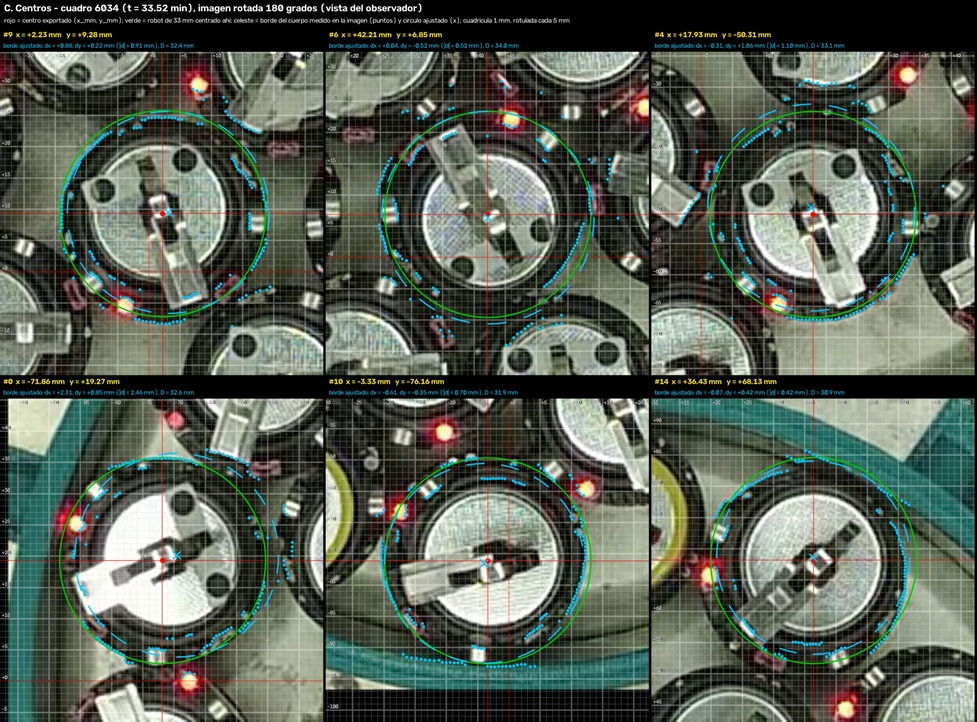
#> input picture informes/ensayos/figuras/verificacion_centros.jpg, 977 x 722 px, shrunk from 2000 x 1477 before the run
$ python -i arena.py   (imports and definitions only)
#> lines starting #> are read from the running program, lines starting #| are printed output that depends on the picture; after the words box and inside, x2 and y2 are one past the last pixel; in counts of white or black regions, pixels touching at a corner belong together
"""Circular enclosure ("recinto"): automatic detection, manual fit and the centred reference frame.

Geometry is stored in full-frame video pixels (same coordinates as TrackingResult.x / .y).

Automatic detection (works on the analysed crop):
  1. Temporal median of a few frames spread over the trimmed range: moving robots vanish, the
     static wall stays.
  2. Ring mask: the wall is the dominant saturated hue of the image (teal on this setup). Pixels
     with S >= max(60, Otsu(S)) and hue within +/-HUE_TOL of the dominant hue are kept; red LEDs
     and yellow coin cells have other hues and fall out.
  3. Rays from a provisional centre (720 rays). On each ray the first run of ring pixels gives the
     inner edge and, if the run does not touch the image border or a mounting arm, the outer edge.
     Edges are refined to sub-pixel accuracy on the saturation profile (half-way crossing).
  4. Robust circle fit (algebraic Kasa fit + MAD rejection); centre updated and steps 3-4 repeated.
  If no saturated ring is found, a Hough circle on the gray median is used (flagged unreliable).

Time-resolved geometry (ArenaTrack): in the project's videos the enclosure slides on the plate
(~2-3 mm over the first 30 min) and the camera changes its magnification in steps (~0.5 %, refocus).
The circle is therefore measured every `step` frames, smoothed with a running median (keeps steps,
removes single bad fits) and interpolated to every frame: each robot position is expressed relative
to the centre and with the scale OF ITS OWN FRAME.

What the circles mean: the camera sees the top of the wall. The inner edge of the ring (top
rim) is the reference for the inner diameter D_in; the outer edge, for D_out. The ratio
r_out / r_in measured in pixels must match D_out / D_in: it is reported as a check.
Scale from the enclosure: s = (D_in / 2) / r_in [mm/px]. Perspective (the rim is closer to the
camera than the floor) biases it by ~ h_wall / H_camera (documented in the report).

Reference frame used for every export (scene as the observer sees it, core.orientation):
  origin = enclosure centre, x to the right, y upwards = away from the observer (counter-clockwise
  angles positive).
"""
from __future__ import annotations

import json
import math
from dataclasses import asdict, dataclass, replace
from typing import Callable, Optional, Sequence

import cv2
import numpy as np

from core import orientation as ori
from core.models import Roi, TrimRange
from core.video_io import VideoReader

D_IN_MM = 185.0           # inner diameter of the enclosure wall (user data)
D_OUT_MM = 195.0          # outer diameter
N_RAYS = 720
HUE_TOL = 12              # OpenCV hue units (0-179)
MIN_SAT = 60
RAY_STEP = 0.5            # px
MAX_RMS_RELIABLE = 3.0    # px
MIN_COVERAGE_RELIABLE = 0.5
MAX_RATIO_ERR = 0.03      # |r_out/r_in - D_out/D_in| tolerated


@dataclass(frozen=True)
class Arena:
    """Enclosure circle in full-frame video pixels."""

    cx: float
    cy: float
    r_in: float                       # px, inner edge of the wall (top rim)
    r_out: float = float("nan")       # px, outer edge (nan -> not measured)
    d_in_mm: float = D_IN_MM
    d_out_mm: float = D_OUT_MM
    method: str = "auto"              # auto | manual | manual (puntos) | hough
    rms_px: float = float("nan")      # residual of the inner-edge fit
    coverage: float = float("nan")    # fraction of rays where the inner edge was found
    n_frames: int = 0                 # frames used by the temporal median

    # ---- derived
    @property
    def mm_per_px(self) -> float:
        return self.d_in_mm / (2.0 * self.r_in) if self.r_in > 0 else float("nan")

    @property
    def r_in_mm(self) -> float:
        return self.d_in_mm / 2.0

    @property
    def ratio_expected(self) -> float:
        return self.d_out_mm / self.d_in_mm if self.d_in_mm > 0 else float("nan")

    @property
    def ratio_measured(self) -> float:
        return self.r_out / self.r_in if (self.r_in > 0 and np.isfinite(self.r_out)) else float("nan")

    # [14 lines left out: functions r_out_px, reliable, not called in this run]

    def with_diameters(self, d_in_mm: float, d_out_mm: float) -> "Arena":
        return replace(self, d_in_mm=float(d_in_mm), d_out_mm=float(d_out_mm))

    def to_dict(self) -> dict:
        d = asdict(self)
        return {k: (None if isinstance(v, float) and not math.isfinite(v) else v) for k, v in d.items()}

    # [23 lines left out: functions from_dict, to_centered, describe, not called in this run]


# --------------------------------------------------------------------------- circle fitting
def fit_circle(x: np.ndarray, y: np.ndarray) -> tuple[float, float, float]:
    """Algebraic (Kasa) least-squares circle. Needs >= 3 non-collinear points."""
    x, y = np.asarray(x, float), np.asarray(y, float)
    if len(x) < 3:
        raise ValueError("Se necesitan al menos 3 puntos para ajustar un círculo.")
    A = np.column_stack([2 * x, 2 * y, np.ones_like(x)])
    b = x * x + y * y
    (a0, b0, c0), *_ = np.linalg.lstsq(A, b, rcond=None)
    r2 = c0 + a0 * a0 + b0 * b0
    if not np.isfinite(r2) or r2 <= 0:
        raise ValueError("Los puntos no definen un círculo (¿están alineados?).")
    return float(a0), float(b0), float(np.sqrt(r2))


def robust_fit(x: np.ndarray, y: np.ndarray, iters: int = 8, k: float = 2.5
               ) -> tuple[float, float, float, float, np.ndarray]:
    """Kasa fit with MAD outlier rejection. Returns (cx, cy, r, rms of inliers, inlier mask)."""
    x, y = np.asarray(x, float), np.asarray(y, float)
    m = np.ones(len(x), bool)
    cx = cy = r = float("nan")
    for _ in range(iters):
        if m.sum() < 3:
            break
        cx, cy, r = fit_circle(x[m], y[m])
        res = np.hypot(x - cx, y - cy) - r
        med = np.median(res[m])
        mad = 1.4826 * np.median(np.abs(res[m] - med))
        m_new = np.abs(res - med) <= max(k * mad, 0.75)
        if np.array_equal(m_new, m):
            break
        m = m_new
    res = np.hypot(x[m] - cx, y[m] - cy) - r
    return cx, cy, r, float(np.sqrt(np.mean(res ** 2))) if m.any() else float("nan"), m


# [7 lines left out: function fit_points, not called in this run]


# --------------------------------------------------------------------------- detection
def median_background(frames: Sequence[np.ndarray]) -> np.ndarray:
    if not frames:
        raise ValueError("No hay cuadros para detectar el recinto.")
    stack = np.stack([f if f.ndim == 3 else cv2.cvtColor(f, cv2.COLOR_GRAY2BGR) for f in frames])
    return np.median(stack, axis=0).astype(np.uint8)


def ring_mask(bgr: np.ndarray) -> tuple[Optional[np.ndarray], np.ndarray, Optional[int]]:
    """(mask of the coloured wall or None, saturation channel, dominant hue)."""
    hsv = cv2.cvtColor(bgr, cv2.COLOR_BGR2HSV)
    h, s, v = cv2.split(hsv)
    otsu, _ = cv2.threshold(s, 0, 255, cv2.THRESH_BINARY + cv2.THRESH_OTSU)
    sat = (s >= max(MIN_SAT, float(otsu))) & (v >= 30)
    if sat.mean() < 0.005:
        return None, s, None
    hist = np.bincount(h[sat].ravel(), minlength=180).astype(float)
    hist = np.convolve(np.r_[hist[-HUE_TOL:], hist, hist[:HUE_TOL]], np.ones(2 * HUE_TOL + 1), "valid")
    hue = int(np.argmax(hist))
    dh = np.abs(h.astype(int) - hue)
    dh = np.minimum(dh, 180 - dh)
    mask = sat & (dh <= HUE_TOL)
    mask = cv2.morphologyEx(mask.astype(np.uint8), cv2.MORPH_OPEN, np.ones((3, 3), np.uint8)) > 0
    if mask.mean() < 0.003:
        return None, s, hue
    return mask, s, hue


def _subpixel(prof: np.ndarray, i: int, rising: bool) -> float:
    """Half-way crossing of `prof` around index i (edge between i-1/i if rising, i/i+1 otherwise)."""
    a, b = (i - 1, i) if rising else (i, i + 1)
    if a < 0 or b >= len(prof):
        return float(i)
    lo = float(np.min(prof[max(0, a - 6):a + 1])) if rising else float(np.min(prof[b:b + 7]))
    hi = float(np.max(prof[b:b + 7])) if rising else float(np.max(prof[max(0, a - 6):a + 1]))
    mid = 0.5 * (lo + hi)
    pa, pb = float(prof[a]), float(prof[b])
    if pb == pa:
        return float(i)
    t = float(np.clip((mid - pa) / (pb - pa), 0.0, 1.0))
    return a + t


def _cast(mask: np.ndarray, sat: np.ndarray, cx: float, cy: float, r0: float
          ) -> tuple[np.ndarray, np.ndarray, np.ndarray]:
    """Per-ray inner / outer edge radii (nan where not found)."""
    H, W = mask.shape
    ang = np.linspace(0, 2 * np.pi, N_RAYS, endpoint=False)
    rr = np.arange(0.35 * r0, 1.6 * r0, RAY_STEP)
    px = cx + np.outer(np.cos(ang), rr)
    py = cy + np.outer(np.sin(ang), rr)
    inside = (px >= 0) & (px <= W - 1) & (py >= 0) & (py <= H - 1)
    xi = np.clip(np.round(px).astype(int), 0, W - 1)
    yi = np.clip(np.round(py).astype(int), 0, H - 1)
    m = mask[yi, xi] & inside
    sp = cv2.remap(sat.astype(np.float32), px.astype(np.float32), py.astype(np.float32),
                   cv2.INTER_LINEAR, borderMode=cv2.BORDER_REPLICATE)
    r_in = np.full(N_RAYS, np.nan)
    r_out = np.full(N_RAYS, np.nan)
    max_run = 0.15 * r0 / RAY_STEP           # longer runs = mounting arm or clutter
    for k in range(N_RAYS):
        idx = np.flatnonzero(m[k])
        if len(idx) == 0:
            continue
        i0 = idx[0]
        j = i0
        while j + 1 < len(rr) and m[k, j + 1]:
            j += 1
        if (j - i0) > 4 * max_run:
            continue                          # not a wall crossing
        r_in[k] = rr[0] + _subpixel(sp[k], i0, rising=True) * RAY_STEP
        if j + 1 < len(rr) and inside[k, j + 1] and (j - i0) <= max_run:
            r_out[k] = rr[0] + _subpixel(sp[k], j, rising=False) * RAY_STEP
    return ang, r_in, r_out


def _initial_guess(bgr: np.ndarray, mask: Optional[np.ndarray]) -> tuple[float, float, float]:
    H, W = bgr.shape[:2]
    src = (mask.astype(np.uint8) * 255) if mask is not None else cv2.cvtColor(bgr, cv2.COLOR_BGR2GRAY)
    src = cv2.GaussianBlur(src, (9, 9), 2)
    lo, hi = int(0.15 * min(H, W)), int(0.62 * max(H, W))
    circles = cv2.HoughCircles(src, cv2.HOUGH_GRADIENT, dp=2, minDist=max(H, W),
                               param1=100, param2=30, minRadius=lo, maxRadius=hi)
    if circles is not None and len(circles[0]):
        x, y, r = circles[0][0]
        return float(x), float(y), float(r)
    return W / 2.0, H / 2.0, 0.45 * min(H, W)


def detect(frames: Sequence[np.ndarray], offset: tuple[float, float] = (0.0, 0.0),
           d_in_mm: float = D_IN_MM, d_out_mm: float = D_OUT_MM) -> Arena:
    """Detect the enclosure on `frames` (crops of the analysed ROI). `offset` = ROI origin."""
    bg = median_background(frames)
    mask, sat, _ = ring_mask(bg)
    cx, cy, r0 = _initial_guess(bg, mask)
    if mask is None:
        return Arena(cx + offset[0], cy + offset[1], r0, float("nan"), d_in_mm, d_out_mm, "hough",
                     float("nan"), float("nan"), len(frames))
    # The crop is usually centred on the enclosure: start from the image centre if Hough is far off.
    H, W = mask.shape
    if np.hypot(cx - W / 2, cy - H / 2) > 0.25 * min(H, W):
        cx, cy, r0 = W / 2.0, H / 2.0, 0.45 * min(H, W)
    rms = cov = float("nan")
    r_out = float("nan")
    for _ in range(4):
        ang, ri, ro = _cast(mask, sat, cx, cy, r0)
        ok = np.isfinite(ri)
        if ok.sum() < 12:
            break
        x, y = cx + ri[ok] * np.cos(ang[ok]), cy + ri[ok] * np.sin(ang[ok])
        ncx, ncy, nr, rms, inl = robust_fit(x, y)
        cov = float(inl.sum() / N_RAYS)
        okc = np.isfinite(ro)
        if okc.sum() >= 12:
            xo, yo = cx + ro[okc] * np.cos(ang[okc]), cy + ro[okc] * np.sin(ang[okc])
            # Concentric outer edge: only the radius is free (centre from the precise inner edge).
            d = np.hypot(xo - ncx, yo - ncy)
            med = np.median(d)
            mad = 1.4826 * np.median(np.abs(d - med))
            r_out = float(np.median(d[np.abs(d - med) <= max(2.5 * mad, 0.75)]))
        else:
            r_out = float("nan")
        moved = np.hypot(ncx - cx, ncy - cy)
        cx, cy, r0 = ncx, ncy, nr
        if moved < 0.05:
            break
    if not np.isfinite(rms):
        return Arena(cx + offset[0], cy + offset[1], r0, float("nan"), d_in_mm, d_out_mm, "hough",
                     float("nan"), float("nan"), len(frames))
    return Arena(cx + offset[0], cy + offset[1], r0, r_out, d_in_mm, d_out_mm, "auto", rms, cov, len(frames))


# [87 lines left out: functions sample_frames, detect_video, draw, oriented, save_json, not called in this run]


# --------------------------------------------------------------------------- time-resolved geometry
DEFAULT_STEP = 15          # frames between enclosure samples (5 s real at 3 frames/s)
SMOOTH_SAMPLES = 5         # running-median window over samples


def fit_concentric(xi: np.ndarray, yi: np.ndarray, xo: np.ndarray, yo: np.ndarray, iters: int = 8,
                   k: float = 2.5) -> tuple[float, float, float, float, float, np.ndarray, np.ndarray]:
    """Two concentric circles (shared centre) fitted to inner and outer edge points, with MAD rejection.

    Returns (cx, cy, r_in, r_out, rms_in, inlier_in, inlier_out). r_out is nan with < 12 outer points.
    """
    use_out = len(xo) >= 12
    mi, mo = np.ones(len(xi), bool), np.ones(len(xo), bool)
    cx = cy = ri = ro = float("nan")
    for _ in range(iters):
        if mi.sum() < 3:
            break
        rows = [np.column_stack([2 * xi[mi], 2 * yi[mi], np.ones(mi.sum()), np.zeros(mi.sum())])]
        rhs = [xi[mi] ** 2 + yi[mi] ** 2]
        if use_out and mo.sum() >= 12:
            rows.append(np.column_stack([2 * xo[mo], 2 * yo[mo], np.zeros(mo.sum()), np.ones(mo.sum())]))
            rhs.append(xo[mo] ** 2 + yo[mo] ** 2)
            A, b = np.vstack(rows), np.concatenate(rhs)
            (cx, cy, ci, co), *_ = np.linalg.lstsq(A, b, rcond=None)
            ro = float(np.sqrt(max(co + cx * cx + cy * cy, 0.0)))
        else:
            (cx, cy, ci), *_ = np.linalg.lstsq(rows[0][:, :3], rhs[0], rcond=None)
            ro = float("nan")
        ri = float(np.sqrt(max(ci + cx * cx + cy * cy, 0.0)))
        changed = False
        for x, y, r, m in ((xi, yi, ri, mi), (xo, yo, ro, mo)):
            if len(x) == 0 or not np.isfinite(r):
                continue
            res = np.hypot(x - cx, y - cy) - r
            med = np.median(res[m]) if m.any() else 0.0
            mad = 1.4826 * np.median(np.abs(res[m] - med)) if m.any() else 0.0
            new = np.abs(res - med) <= max(k * mad, 0.75)
            changed |= not np.array_equal(new, m)
            m[:] = new
        if not changed:
            break
    res_in = np.hypot(xi[mi] - cx, yi[mi] - cy) - ri
    rms = float(np.sqrt(np.mean(res_in ** 2))) if mi.any() else float("nan")
    return float(cx), float(cy), ri, ro, rms, mi, mo


def detect_one(img: np.ndarray, guess: Optional[tuple[float, float, float]] = None
               ) -> Optional[tuple[float, float, float, float, float, float]]:
    """Single frame (crop coordinates): (cx, cy, r_in, r_out, rms_in, coverage) or None.

    `guess` = (cx, cy, r_in) from the previous sample: skips the Hough initialisation.
    """
    mask, sat, _ = ring_mask(img)
    if mask is None:
        return None
    if guess is None:
        a = detect([img])
        if a.method != "auto":
            return None
        cx, cy, r0 = a.cx, a.cy, a.r_in
    else:
        cx, cy, r0 = guess
    out = None
    for _ in range(3):
        ang, ri, ro = _cast(mask, sat, cx, cy, r0)
        oi, oo = np.isfinite(ri), np.isfinite(ro)
        if oi.sum() < 12:
            return None
        xi, yi = cx + ri[oi] * np.cos(ang[oi]), cy + ri[oi] * np.sin(ang[oi])
        xo, yo = cx + ro[oo] * np.cos(ang[oo]), cy + ro[oo] * np.sin(ang[oo])
        ncx, ncy, nri, nro, rms, mi, _ = fit_concentric(xi, yi, xo, yo)
        out = (ncx, ncy, nri, nro, rms, float(mi.sum() / N_RAYS))
        moved = np.hypot(ncx - cx, ncy - cy) + abs(nri - r0)
        cx, cy, r0 = ncx, ncy, nri
        if moved < 0.05:
            break
    return out


# [7 lines left out: function _running_median, not called in this run]


@dataclass
class ArenaTrack:
    """Enclosure circle as a function of the frame number (full-frame video px).

    Automatic samples (`frames`, `cx`, `cy`, `r_in`, `r_out`, `rms`, `cov`) come from detect_one().
    A manual circle (`manual`, defined on `manual_frame`) overrides them; with `follow_motion` and
    automatic samples available, it is moved and rescaled with the detected motion:
        c(f) = c_manual + c_auto(f) - c_auto(f0),   r(f) = r_manual * r_auto(f) / r_auto(f0).
    """

    frames: np.ndarray
    cx: np.ndarray
    cy: np.ndarray
    r_in: np.ndarray
    r_out: np.ndarray
    rms: np.ndarray
    cov: np.ndarray
    d_in_mm: float = D_IN_MM
    d_out_mm: float = D_OUT_MM
    step: int = DEFAULT_STEP
    manual: Optional[Arena] = None
    manual_frame: Optional[int] = None
    follow_motion: bool = True
    manual_points: tuple = ()

    # ---- construction
    # [19 lines left out: functions empty, from_samples, not called in this run]

    # ---- quality
    @property
    def has_auto(self) -> bool:
        return len(self.frames) > 0

    # [7 lines left out: function ok, not called in this run]

    @property
    def defined(self) -> bool:
        return self.manual is not None or (self.has_auto and self.ok().sum() >= 1)

    # [43 lines left out: functions method, smoothed, at, arena_at, not called in this run]

    # ---- summaries
    def ratio_measured(self) -> float:
        ok = self.ok() & np.isfinite(self.r_out) if self.has_auto else np.zeros(0, bool)
        return float(np.median(self.r_out[ok] / self.r_in[ok])) if ok.any() else float("nan")

    # [51 lines left out: functions static, stats, describe, not called in this run]

    # ---- persistence (numeric arrays + JSON-able metadata)
    def to_arrays(self) -> dict:
        return {"arena": np.column_stack([self.frames, self.cx, self.cy, self.r_in, self.r_out,
                                          self.rms, self.cov]).astype(float).reshape(-1, 7)}

    # [68 lines left out: functions meta, from_saved, with_diameters, track_video, not called in this run]

>>> import cv2
>>> picture = cv2.imread('../../../informes/ensayos/figuras/verificacion_centros.jpg')
#> picture is the input picture: shape (722, 977, 3); mean B, G, R 83.9, 94.7, 86.8
>>> result = detect_one(picture)
#> in ring_mask, `h, s, v = cv2.split(hsv)`:
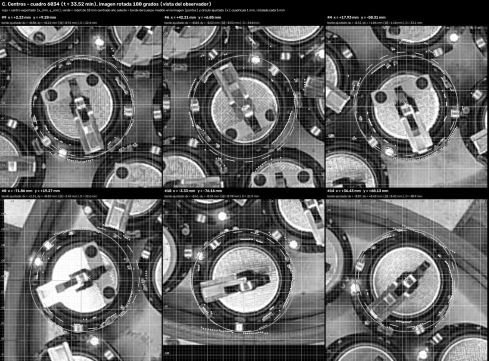
#> v: shape (722, 977) (shown at 1/2 size); min 0, max 255, mean 98
#> in ring_mask, `otsu, _ = cv2.threshold(s, 0, 255, cv2.THRESH_BINARY + cv2.THRESH_OTSU)`: otsu = 109
#> in ring_mask, `sat = (s >= max(MIN_SAT, float(otsu))) & (v >= 30)`:
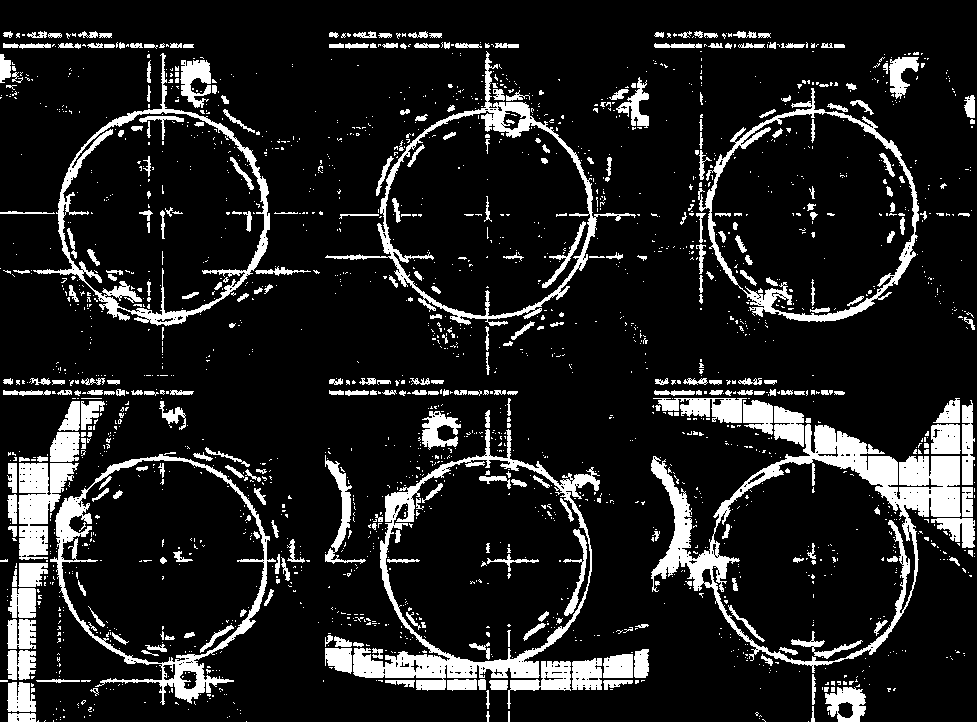
#> sat: shape (722, 977) bool; 13% white; 2164 white regions (1810 under 20 px), largest, box (x1, y1, x2, y2) and area: (651, 424, 961, 673) 12721, (353, 429, 600, 691) 7935, (50, 454, 276, 705) 5405
#> in ring_mask, `hist = np.bincount(h[sat].ravel(), minlength=180).astype(float)`: hist = 180 values, max 8112 at index 86, min 0 at index 113, mean 509.7
#> in ring_mask, `hist = np.convolve(np.r_[hist[-HUE_TOL:], hist, hist[:HUE_TOL]], np.on..`: hist = 180 values, max 50987 at index 89, min 0 at index 132, mean 12742.2
#> in ring_mask, `hue = int(np.argmax(hist))`: hue = 89
#> in _initial_guess, `src = cv2.GaussianBlur(src, (9, 9), 2)`:
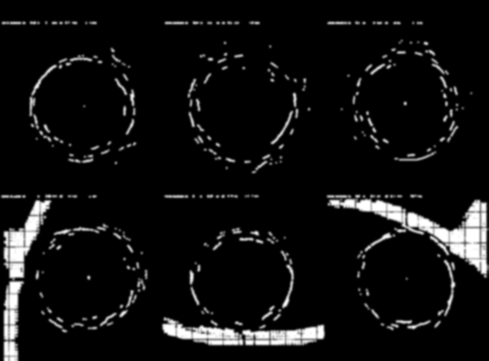
#> src: shape (722, 977) (shown at 1/2 size); min 0, max 255, mean 16.4
#> in _initial_guess, `circles = cv2.HoughCircles(src, cv2.HOUGH_GRADIENT, dp=2, minDist=max(..`: circles = [[521, 291, 390]]
#> in _initial_guess, `x, y, r = circles[0][0]`: x = 521; y = 291; r = 390
#> in detect, `cx, cy, r0 = _initial_guess(bg, mask)`: cx = 521; cy = 291; r0 = 390
#> the loop in detect, `for _ in range(4):` made 4 passes
#> max_run in _cast on pass 1: 117
#> pass 1, in _cast, `xi = np.clip(np.round(px).astype(int), 0, W - 1)`:
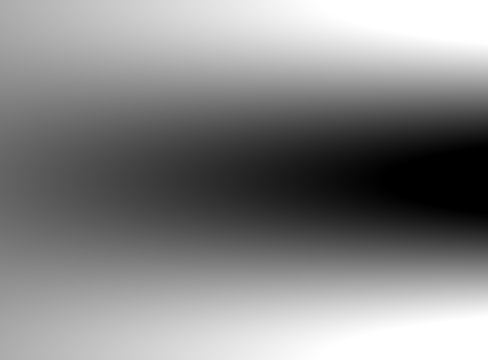
#> xi: shape (720, 975) int64 (shown at 1/2 size); min 0, max 976, mean 518.2; drawn with min black and max white
#> the loop in detect_one, `for _ in range(3):` made 3 passes
#> pass 1, in _cast (call 5), `inside = (px >= 0) & (px <= W - 1) & (py >= 0) & (py <= H - 1)`:
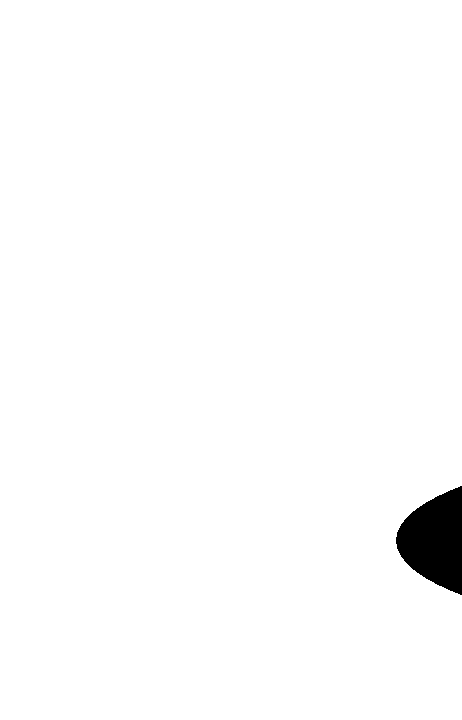
#> inside: shape (720, 462) bool; 98.5% white; 1 black region, box (x1, y1, x2, y2) and area: (396, 486, 462, 595) 4888
